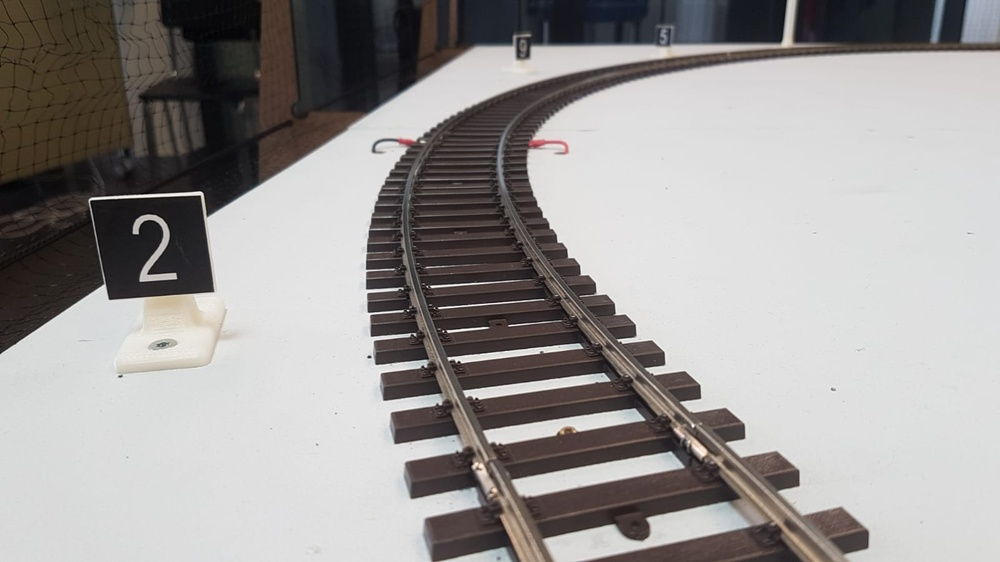
#> input picture ImageRecognition/Pattern/pictures/two/close.jpeg, 1000 x 562 px, shrunk from 1600 x 900 before the run
$ python PatternMatching.py
#> lines starting #> are read from the running program, lines starting #| are printed output that depends on the picture; long printed decimals are rounded
import cv2

# All images we saved will be saved in this array, these are the pictures from the train
imgs = [cv2.imread('pictures/two/close.jpeg', 0)]

# All template-pictures
templates = [cv2.imread('pictures/templates/two.jpeg', 0),
             cv2.imread('pictures/templates/six.jpeg', 0)]
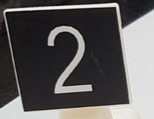
#> input picture ImageRecognition/Pattern/pictures/templates/two.jpeg, 154 x 119 px, shrunk from 246 x 190 before the run
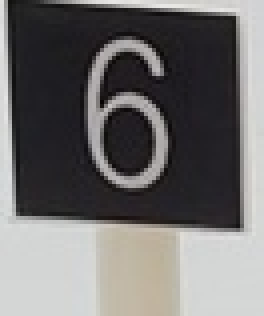
#> input picture ImageRecognition/Pattern/pictures/templates/six.jpeg, 66 x 79 px, shrunk from 105 x 127 before the run (shown 4 times larger)

# All the 6 methods for comparison in a list
methods = ['cv2.TM_CCOEFF_NORMED', 'cv2.TM_CCORR_NORMED',
           'cv2.TM_CCOEFF', 'cv2.TM_CCORR', 'cv2.TM_SQDIFF']

for img in imgs:
    w, h = img.shape[::-1]
    for meth in methods:
        highprob = 0
        i = 0
        highprob = 0
        for template in templates:
            i += 1
            template2 = template.copy()
            method = eval(meth)
            # Apply template Matching
            res = cv2.matchTemplate(template, img, method)
            min_val, max_val, min_loc, max_loc = cv2.minMaxLoc(res)

            # welches Template ist es am ehsten?
            # Nr. und Prozentzahl dieses Templates hinzufÃ¼gen (Median dieser Berechnen)
            if max_val > highprob:
                highprob = max_val
                highNr = i

        print(highNr) # Sobald alle Zahlen als Templates eingelesen sind, macht dies Sinn
        print(highprob)
#> this loop made 1 pass
#> (w, h) on pass 1: (1000, 562)
#| 1
#| 0.9888
#| 1
#| 0.9949
#| 1
#| 125857472.0
#| 1
#| 379762432.0
#| 1
#| 510233088.0
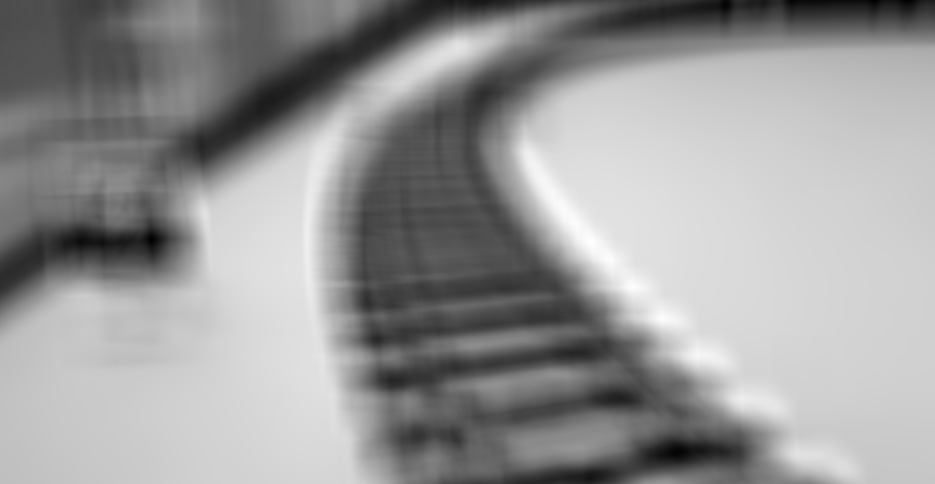
#> res: shape (484, 935) float32; min 20422344, max 120321616, mean 80366376; drawn with min black and max white
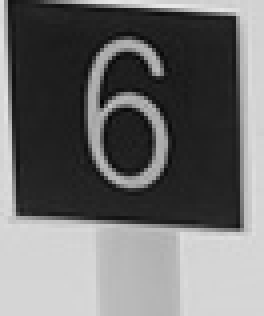
#> template: shape (79, 66) (shown 4 times larger); min 3, max 231, mean 109.7
#> after the loop, highNr = 1
